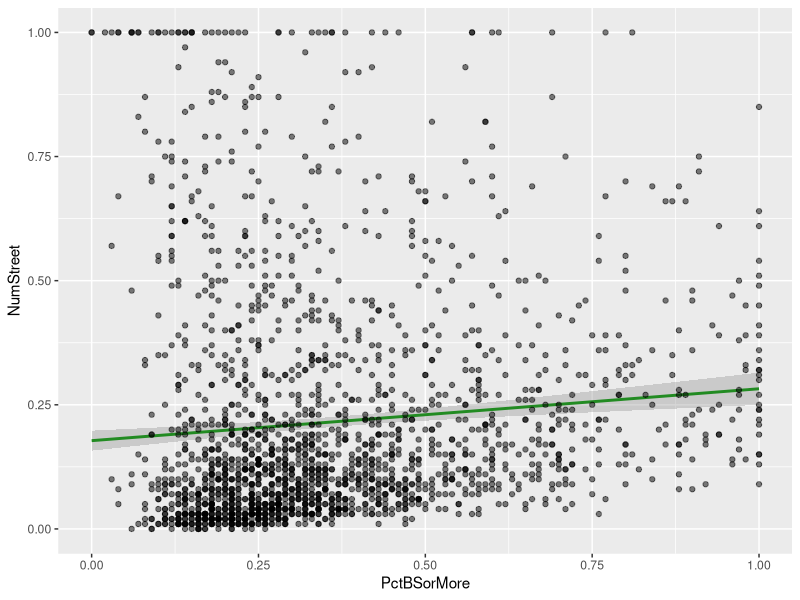
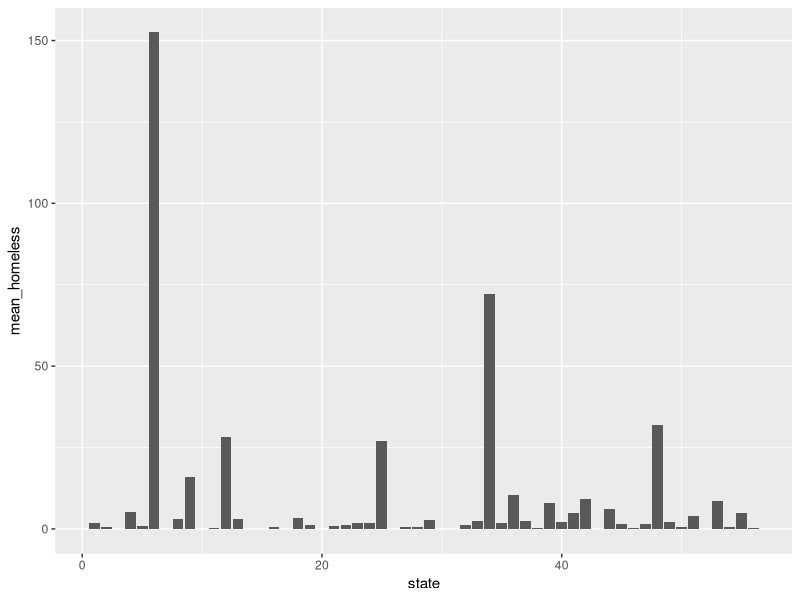

Write the R code that produced these figures, in order.
## ---- chunk 1
knitr::opts_chunk$set(echo = TRUE)
## ---- chunk 2
library(tidyverse)
# Add any other libraries here



## ---- chunk 3
communities <- read_csv("data/communities.data")




## ---- chunk 4

communities %>% select(communityname,PctLess9thGrade,PctNotHSGrad,PctBSorMore, NumStreet, NumInShelters) %>% 
  ggplot(aes(y=NumStreet, x=PctBSorMore))+
  geom_smooth(method = lm, colour="forestgreen")+
  geom_point(alpha=0.5)
#Nothing useful here
## ---- chunk 5
homelessness <- communities %>% 
  group_by(state) %>% 
  mutate(mean_homeless=mean(NumStreet), mean_shelter=mean(NumInShelters))
homelessness %>%   
ggplot(aes(x=state,y=mean_homeless))+
  geom_col()
homelessness %>% 
  select(state,mean_homeless,mean_shelter) %>% 
  filter(mean_homeless>0.15|mean_shelter>0.08) %>% 
  summarise(mean1=mean(mean_homeless), mean2=mean(mean_shelter))
